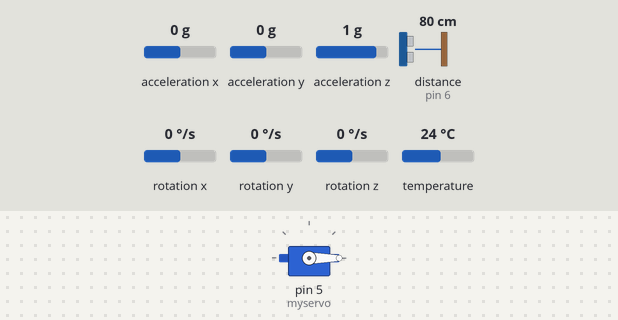
Simulated run of this sketch. Board: Arduino Uno, built with avr-gcc and run on an emulated ATmega328P. Shown: servo. The test bench sets the inputs (shaded band); at power-on: acceleration y 0 g, distance to the obstacle (sensor on pin 6) 80 cm, rotation x 0 °/s, acceleration z 1 g, acceleration x 0 g, rotation y 0 °/s, rotation z 0 °/s, temperature 24 °C. The echo pulse lasts 58.3 µs per cm; what the sketch prints to the serial monitor is not drawn.

Above: at 2.2 s.
2.3 s: acceleration y set to -1.4 g
At 4.5 s:
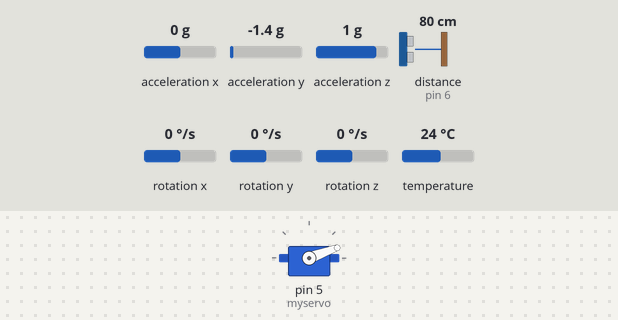
5.3 s: distance to the obstacle (sensor on pin 6) set to 2 cm
At 6.7 s:
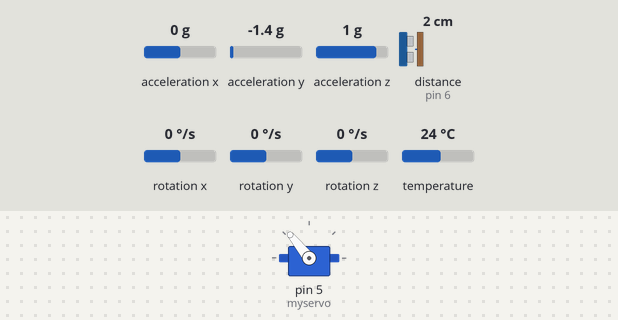
7.0 s: rotation x set to 192 °/s
At 9.2 s:
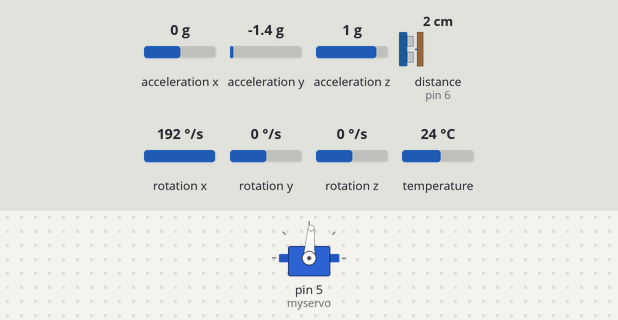
10.0 s: distance to the obstacle (sensor on pin 6) set to 35 cm
At 10.9 s:
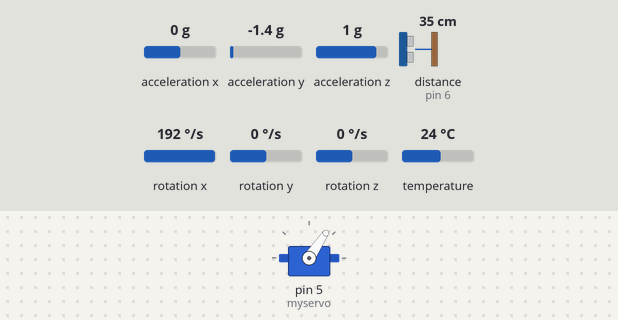
11.7 s: acceleration z set to 0.6 g
14.7 s: acceleration y set to -0.8 g
Timing chart, 0 to 18.7 s (numbered marks = the images above; inputs shaded):
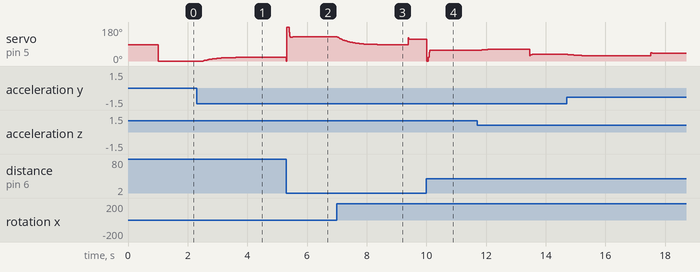

The sketch:

realimentacion_sin_feed.ino
```cpp
#include <Adafruit_MPU6050.h>
#include <Adafruit_Sensor.h>
#include <Wire.h>
#include <math.h>
#include <Servo.h>
#include <NewPing.h>

//Definiciones ctes
#define DELTA 0.02
#define ALFA 0.05
#define MAX_ABS 45
#define PI 3.1415

//Pruebas
#define CON_FF 1

//Definiciones pines
#define ECHO_PIN 6
#define TRIGGER_PIN 7

//Definiciones motor
#define MOTOR_MAX 2500.0
#define MOTOR_MIN 500.0
#define MOTOR_CERO 1500.0

#define MOTOR_MAX 2250.0
#define MOTOR_MIN 800.0
#define MOTOR_CERO 1500.0

NewPing sonar(TRIGGER_PIN,ECHO_PIN, 100);
Servo myservo;
Adafruit_MPU6050 mpu;

//Prototipos
void mover_servo(float grados);
float estimar_angulo_accel(float accel_z, float accel_y);
float observador(float u, float x1_med, float x3_med);
void matlab_send(float dato1, float dato2, float dato3, float dato4, float dato5, float dato6, float dato7, float dato8, float dato9);

void setup(void) {
  Serial.begin(115200);

  // Inicializar IMU
  if (!mpu.begin()) {
    Serial.println("Failed to find MPU6050 chip");
    while (1) {
      delay(10);
    }
  }

  mpu.setAccelerometerRange(MPU6050_RANGE_8_G);
  mpu.setGyroRange(MPU6050_RANGE_500_DEG);
  mpu.setFilterBandwidth(MPU6050_BAND_44_HZ);

  //Init servo
  myservo.attach(5, MOTOR_MIN, MOTOR_MAX);   //500 -> 0, 2500->180
  mover_servo(0);

  //Potenciometro
  pinMode(A0, INPUT);

  delay(1000);
}

//Variables globales
float x1_est_print = 0;
float x2_est_print = 0;
float x3_est_print = 0;
float x4_est_print = 0;

void loop() {

  static float ref_x1 = 0;
  static float ref_x3 = 0;
  static float angulo = 0;
  static float angulo_gyro = 0;
  static float angulo_accel = 0;
  static float u = 0;
  static float posicion = 0;
  static float cnt_ciclo = 0;

  unsigned long t1 = micros();

  //Medicion de angulo
  sensors_event_t a, g, temp;
  mpu.getEvent(&a, &g, &temp);

  float accel_z = a.acceleration.z;
  float accel_y = a.acceleration.y;
  float gyro_x = g.gyro.x;

  angulo_gyro = estimar_angulo_gyro(gyro_x, angulo);
  angulo_accel = estimar_angulo_accel(accel_z, accel_y);

  angulo = (1 - ALFA) * angulo_gyro + ALFA * angulo_accel; // en radianes

  //Medicion de posicion
  posicion = (sonar.ping() ) * (0.343/2.0) * (1.0/1000.0); // microseg a m
  posicion -= 0.157; //ajusto el cero


  #if CON_FF == 0
  ref_x1 = analogRead(A0)*(2*0.52/1024.0) - 0.52;
  ref_x1 = 0;
  ref_x3 = 0;

  #else
  //Secuencia de referencias tipo escalon
  cnt_ciclo++;

  if(cnt_ciclo == 1){
    ref_x1 = 0.08; // 15 grados
  }
  if(cnt_ciclo == 200){
    ref_x1 = -0.08; // 15 grados
  }
  if(cnt_ciclo == 400){
    ref_x1 = 0.08; // 10 grados
  }
  if(cnt_ciclo == 600){
    ref_x1 = -0.08; // 15 grados
  }
  if(cnt_ciclo == 800){
    ref_x1 = 0.0; // 15 grados
  }

  #endif

  //Controladores y observador
  observador(u, posicion, angulo);
  u = state_feedback(ref_x1, ref_x3, x1_est_print, x2_est_print, x3_est_print, x4_est_print);

  mover_servo(u);

  //Datos
  matlab_send(posicion, x1_est_print, 0/*Velocidad*/, x2_est_print, angulo, x3_est_print, gyro_x, x4_est_print, ref_x1);

  unsigned long t2 = micros();

  unsigned long diff = t2 - t1;
  unsigned long diffUS = diff % 1000;

  delay(20 - (diff - diffUS) / 1000);
  delayMicroseconds(diffUS);
}

float state_feedback(float ref_x1, float ref_x3, float x1_est, float x2_est, float x3_est, float x4_est){
  float u = 0;
  float K[4] = {-3.9340, -0.9499, -0.8737, -0.0781}; //[-4+2i ; -4-2i ; -12.2957+1.80971i; -12.2957-1.80971i];
  float F[2] = {3.9340, 0};

  u = x1_est*K[0] + x2_est*K[1] + x3_est*K[2] + x4_est*K[3] + ref_x1*F[0] + ref_x3*F[1];

  return u;
}


float observador(float u, float x1_med, float x3_med){
  // Matrices discretizadas
  const float Ad[4][4] =  {{1, 0.02, 0, 0},
                          {0, 0.9238, 0.1756, 0},
                          {0, 0, 1.0000, 0.0200},
                          {0, 0, -3.0896, 0.5852}};

  const float Bd[4] = {0, 0, 0, 1.2978};

  const float Ld[4][2] = {{1.1349, 0},
                         {13.9806 , 0.1756},
                         {0, 0.7963},
                         {0, -1.3004}};


  static float x1_est = 0, x2_est = 0, x3_est = 0, x4_est = 0;

  //Cambio de notacion
  float y1_med = x1_med;
  float y2_med = x3_med;
  float y1_est = x1_est;
  float y2_est = x3_est;

  x1_est =  Ad[0][0]*x1_est + Ad[0][1]*x2_est + Ad[0][2]*x3_est + Ad[0][3]*x4_est + Ld[0][0] * (y1_med - y1_est) + Ld[0][1] * (y2_med - y2_est) + Bd[0] * u;
  x2_est =  Ad[1][0]*x1_est + Ad[1][1]*x2_est + Ad[1][2]*x3_est + Ad[1][3]*x4_est + Ld[1][0] * (y1_med - y1_est) + Ld[1][1] * (y2_med - y2_est) + Bd[1] * u;
  x3_est =  Ad[2][0]*x1_est + Ad[2][1]*x2_est + Ad[2][2]*x3_est + Ad[2][3]*x4_est + Ld[2][0] * (y1_med - y1_est) + Ld[2][1] * (y2_med - y2_est) + Bd[2] * u;
  x4_est =  Ad[3][0]*x1_est + Ad[3][1]*x2_est + Ad[3][2]*x3_est + Ad[3][3]*x4_est + Ld[3][0] * (y1_med - y1_est) + Ld[3][1] * (y2_med - y2_est) + Bd[3] * u;

  //Variables de ploteo
  x1_est_print = x1_est;
  x2_est_print = x2_est;
  x3_est_print = x3_est;
  x4_est_print = x4_est;

  return 0;
}


void mover_servo(float grados) {

  float g = 0;

  g = grados;

  if(g > 0.7) g = 0.7;
  if(g < -0.7) g = -0.7;

  float pwm = 0;
  pwm = (grados * (MOTOR_MAX - MOTOR_MIN) / PI) + MOTOR_CERO;
  myservo.writeMicroseconds(pwm);
}

void matlab_send(float dato1, float dato2, float dato3, float dato4, float dato5, float dato6, float dato7, float dato8, float dato9){
  Serial.write("abcd");
  byte *b = (byte *)&dato1;
  Serial.write(b, 4);
  b = (byte *)&dato2;
  Serial.write(b, 4);
  b = (byte *)&dato3;
  Serial.write(b, 4);
  b = (byte *)&dato4;
  Serial.write(b, 4);
  b = (byte *)&dato5;
  Serial.write(b, 4);
  b = (byte *)&dato6;
  Serial.write(b, 4);
  b = (byte *)&dato7;
  Serial.write(b, 4);
  b = (byte *)&dato8;
  Serial.write(b, 4);
  b = (byte *)&dato9;
  Serial.write(b, 4);

}


float estimar_angulo_gyro(float gyro, float angulo_prev) {
  return (angulo_prev + gyro * DELTA);
}

float estimar_angulo_accel(float accel_z, float accel_y) {
  float anguloRadianes = atan2(accel_y, accel_z);
  return anguloRadianes;
}
```

Measured:
- after the input at 2.3 s, servo on pin 5 (myservo): moves from 0° to 20° over 1.6 s, starting after 0.22 s
- after the input at 10.0 s, servo on pin 5 (myservo): 114° → 0° at once, → 56° 0.06 s later
